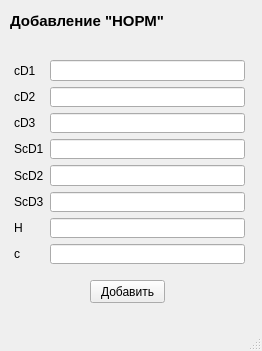
<?xml version="1.0" encoding="UTF-8"?>
<ui version="4.0">
 <class>MainWindow</class>
 <widget class="QMainWindow" name="MainWindow">
  <property name="geometry">
   <rect>
    <x>0</x>
    <y>0</y>
    <width>262</width>
    <height>351</height>
   </rect>
  </property>
  <property name="windowTitle">
   <string>MainWindow</string>
  </property>
  <widget class="QWidget" name="centralwidget">
   <widget class="QPushButton" name="pushButton">
    <property name="geometry">
     <rect>
      <x>90</x>
      <y>280</y>
      <width>75</width>
      <height>23</height>
     </rect>
    </property>
    <property name="text">
     <string>Добавить</string>
    </property>
   </widget>
   <widget class="QLabel" name="label_9">
    <property name="geometry">
     <rect>
      <x>10</x>
      <y>10</y>
      <width>221</width>
      <height>21</height>
     </rect>
    </property>
    <property name="font">
     <font>
      <pointsize>11</pointsize>
      <weight>75</weight>
      <bold>true</bold>
     </font>
    </property>
    <property name="text">
     <string>Добавление &quot;НОРМ&quot;</string>
    </property>
   </widget>
   <widget class="QWidget" name="">
    <property name="geometry">
     <rect>
      <x>14</x>
      <y>60</y>
      <width>231</width>
      <height>204</height>
     </rect>
    </property>
    <layout class="QGridLayout" name="gridLayout">
     <item row="0" column="0">
      <widget class="QLabel" name="label">
       <property name="text">
        <string>cD1</string>
       </property>
      </widget>
     </item>
     <item row="0" column="1">
      <widget class="QLineEdit" name="lineEdit"/>
     </item>
     <item row="1" column="0">
      <widget class="QLabel" name="label_2">
       <property name="text">
        <string>cD2</string>
       </property>
      </widget>
     </item>
     <item row="1" column="1">
      <widget class="QLineEdit" name="lineEdit_2"/>
     </item>
     <item row="2" column="0">
      <widget class="QLabel" name="label_3">
       <property name="text">
        <string>cD3</string>
       </property>
      </widget>
     </item>
     <item row="2" column="1">
      <widget class="QLineEdit" name="lineEdit_3"/>
     </item>
     <item row="3" column="0">
      <widget class="QLabel" name="label_4">
       <property name="text">
        <string>ScD1</string>
       </property>
      </widget>
     </item>
     <item row="3" column="1">
      <widget class="QLineEdit" name="lineEdit_4"/>
     </item>
     <item row="4" column="0">
      <widget class="QLabel" name="label_5">
       <property name="text">
        <string>ScD2</string>
       </property>
      </widget>
     </item>
     <item row="4" column="1">
      <widget class="QLineEdit" name="lineEdit_5"/>
     </item>
     <item row="5" column="0">
      <widget class="QLabel" name="label_6">
       <property name="text">
        <string>ScD3</string>
       </property>
      </widget>
     </item>
     <item row="5" column="1">
      <widget class="QLineEdit" name="lineEdit_6"/>
     </item>
     <item row="6" column="0">
      <widget class="QLabel" name="label_7">
       <property name="text">
        <string>H</string>
       </property>
      </widget>
     </item>
     <item row="6" column="1">
      <widget class="QLineEdit" name="lineEdit_7"/>
     </item>
     <item row="7" column="0">
      <widget class="QLabel" name="label_8">
       <property name="text">
        <string>c</string>
       </property>
      </widget>
     </item>
     <item row="7" column="1">
      <widget class="QLineEdit" name="lineEdit_8"/>
     </item>
    </layout>
   </widget>
  </widget>
  <widget class="QMenuBar" name="menubar">
   <property name="geometry">
    <rect>
     <x>0</x>
     <y>0</y>
     <width>262</width>
     <height>21</height>
    </rect>
   </property>
  </widget>
  <widget class="QStatusBar" name="statusbar"/>
 </widget>
 <resources/>
 <connections/>
</ui>
